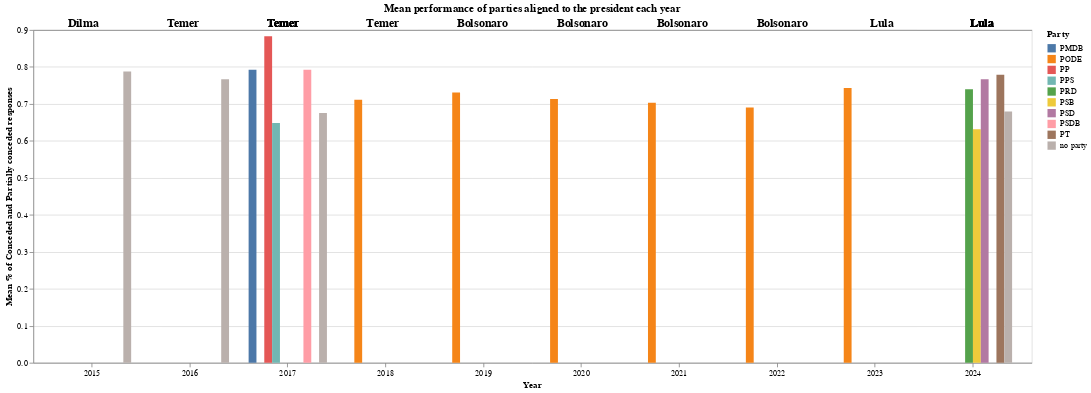

Notebook code cell kept with this figure:
### Code cell
bars = alt.Chart(grouped_df).mark_bar().encode(
    x=alt.X('year:O', title='Year', axis=alt.Axis(labelAngle=0)),
    xOffset='party:N',  # Group bars within each year
    y=alt.Y('% mean conceded partially:Q', title='Mean % of Conceded and Partially conceded responses'),
    color=alt.Color('party:N', title='Party'),
    tooltip=['year', 'party', '% mean conceded partially', 'president']
).properties(
    width=1200,
    height=400
)

# Annotations for Presidents
president_labels = alt.Chart(grouped_df).mark_text(
    align='center',
    baseline='bottom',
    dy=-200,
    fontSize=14,
    fontWeight='bold'
).encode(
    x=alt.X('year:O', title=None, axis=alt.Axis(labels=False, ticks=False)),
    text='president:N'
)

# Combine bar chart and annotations
chart = (bars + president_labels).resolve_scale(x='independent').properties(
    title="Mean performance of parties aligned to the president each year"
)
chart

### Figure 1 — Vega-Lite specification as saved in the notebook (floating-point values rounded to 4 significant figures)
{"config": {"view": {"continuousWidth": 300, "continuousHeight": 300}}, "layer": [{"mark": {"type": "bar"}, "encoding": {"color": {"field": "party", "title": "Party", "type": "nominal"}, "tooltip": [{"field": "year", "type": "quantitative"}, {"field": "party", "type": "nominal"}, {"field": "% mean conceded partially", "type": "quantitative"}, {"field": "president", "type": "nominal"}], "x": {"axis": {"labelAngle": 0}, "field": "year", "title": "Year", "type": "ordinal"}, "xOffset": {"field": "party", "type": "nominal"}, "y": {"field": "% mean conceded partially", "title": "Mean % of Conceded and Partially conceded responses", "type": "quantitative"}}}, {"mark": {"type": "text", "align": "center", "baseline": "bottom", "dy": -200, "fontSize": 14, "fontWeight": "bold"}, "encoding": {"text": {"field": "president", "type": "nominal"}, "x": {"axis": {"labels": false, "ticks": false}, "field": "year", "title": null, "type": "ordinal"}}}], "data": {"name": "data-6445042448bba19b1a0301858eb3a042"}, "height": 400, "resolve": {"scale": {"x": "independent"}}, "title": "Mean performance of parties aligned to the president each year", "width": 1200, "$schema": "https://vega.github.io/schema/vega-lite/v5.20.1.json", "datasets": {"data-6445042448bba19b1a0301858eb3a042": [{"party": "PMDB", "year": 2017, "% mean conceded partially": 0.7925, "president": "Temer"}, {"party": "PODE", "year": 2018, "% mean conceded partially": 0.7111, "president": "Temer"}, {"party": "PODE", "year": 2019, "% mean conceded partially": 0.731, "president": "Bolsonaro"}, {"party": "PODE", "year": 2020, "% mean conceded partially": 0.7135, "president": "Bolsonaro"}, {"party": "PODE", "year": 2021, "% mean conceded partially": 0.7031, "president": "Bolsonaro"}, {"party": "PODE", "year": 2022, "% mean conceded partially": 0.6904, "president": "Bolsonaro"}, {"party": "PODE", "year": 2023, "% mean conceded partially": 0.7427, "president": "Lula"}, {"party": "PP", "year": 2017, "% mean conceded partially": 0.8831, "president": "Temer"}, {"party": "PPS", "year": 2017, "% mean conceded partially": 0.6486, "president": "Temer"}, {"party": "PRD", "year": 2024, "% mean conceded partially": 0.7398, "president": "Lula"}, {"party": "PSB", "year": 2024, "% mean conceded partially": 0.6316, "president": "Lula"}, {"party": "PSD", "year": 2024, "% mean conceded partially": 0.7669, "president": "Lula"}, {"party": "PSDB", "year": 2017, "% mean conceded partially": 0.7925, "president": "Temer"}, {"party": "PT", "year": 2024, "% mean conceded partially": 0.7789, "president": "Lula"}, {"party": "no party", "year": 2015, "% mean conceded partially": 0.7875, "president": "Dilma"}, {"party": "no party", "year": 2016, "% mean conceded partially": 0.7664, "president": "Temer"}, {"party": "no party", "year": 2017, "% mean conceded partially": 0.6757, "president": "Temer"}, {"party": "no party", "year": 2024, "% mean conceded partially": 0.6792, "president": "Lula"}]}}
